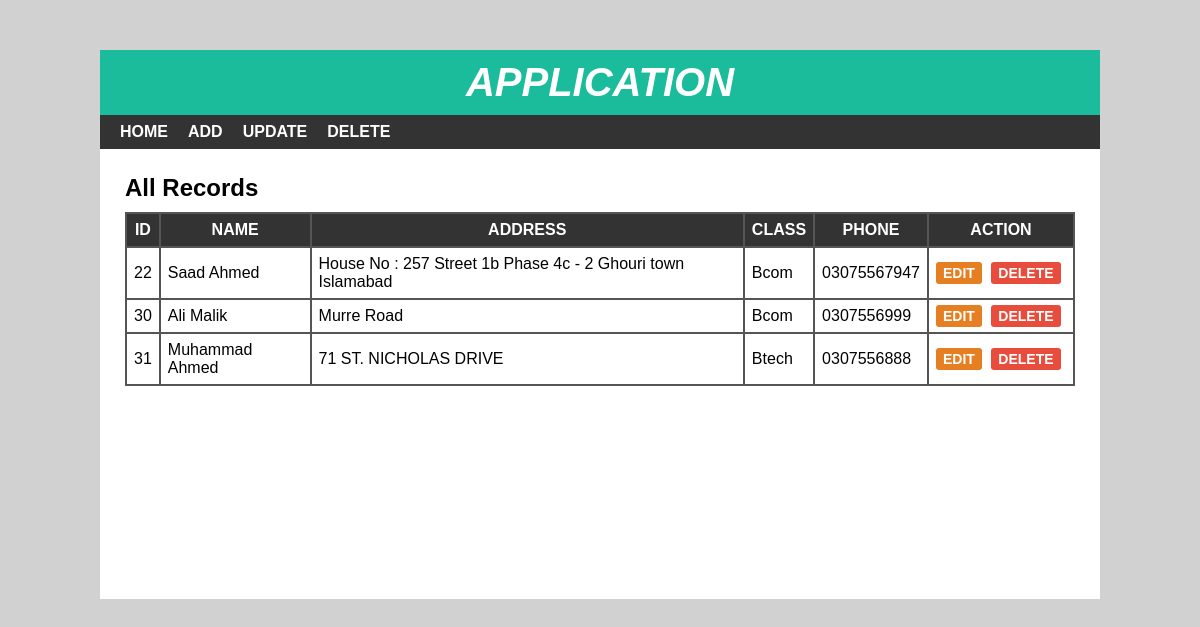
The page / on the database its author committed.
### tables this page shows
CREATE TABLE `student` (
  `sid` int(10) NOT NULL,
  `sname` varchar(30) NOT NULL,
  `saddress` varchar(100) NOT NULL,
  `sclass` int(12) NOT NULL,
  `sphone` varchar(13) NOT NULL
);

CREATE TABLE `studentclass` (
  `cid` int(11) NOT NULL,
  `cname` varchar(15) NOT NULL
);

### index.php (the view, shortened to what this page needs)
<?php
include 'header.php';
?>
<div id="main-content">
    <h2>All Records</h2>
    <?php
    include 'config.php';
    $sql = "SELECT * FROM student JOIN studentclass WHERE student.sclass = studentclass.cid";
    $result = mysqli_query($db, $sql) or die("Query Unsuccessful.");
    if(mysqli_num_rows($result) > 0){
    ?>
    <table cellpadding="7px">
        <thead>
            <th>Id</th>
            <th>Name</th>
            <th>Address</th>
            <th>Class</th>
            <th>Phone</th>
            <th>Action</th>
        </thead>
        <tbody>
            <?php
             while($row = mysqli_fetch_assoc($result)){
             ?>
            <tr>
                <td><?php echo $row['sid']; ?></td>
                <td><?php echo $row['sname']; ?></td>
                <td><?php echo $row['saddress']; ?></td>
                <td><?php echo $row['cname']; ?></td>
                <td><?php echo $row['sphone']; ?></td>
                <td>
                    <a href='edit.php?id=<?php echo $row['sid']; ?>'>Edit</a>
                    <a href='delete-inline.php?id=<?php echo $row['sid']; ?>'>Delete</a>
                </td>
            </tr>
        <?php } ?>
        </tbody>
    </table>
    <?php }
    else {
        echo "<h2>No Record Found</h2>";
    }
    ?>
</div>
</div>
</body>
</html>

### header.php (shortened to what this page needs)
<!DOCTYPE html>
<html lang="en">
<head>
  <link rel="stylesheet" href="css/style.css">
</head>
<body>
    <div id="wrapper">
        <div id="header">
            <h1>Application</h1>
        </div>
        <div id="menu">
            <ul>
                <li>
                    <a href="index.php">Home</a>
                </li>
                <li>
                    <a href="add.php">Add</a>
                </li>
                <li>
                    <a href="update.php">Update</a>
                </li>
                <li>
                    <a href="delete.php">Delete</a>
                </li>
            </ul>
        </div>

### style.css (style rules this page uses)
body { font:16px arial; margin: 0; padding: 0; background: #d1d1d1; }
#wrapper { width: 1000px; margin: 50px auto 0; background-color: #fff; }
#header { text-align: center; background-color: #1abc9c; padding: 10px; }
#header h1 { color: #fff; font-size: 40px; font-style: italic; font-weight: 700; text-transform: uppercase; margin: 0; }
#menu { background-color: #333; }
#menu ul { font-size: 0; padding: 0 10px; margin: 0; list-style: none; }
#menu ul li { display: inline-block; }
#menu ul li a { color: #fff; font-size: 16px; font-weight: 600; padding: 8px 10px; display: block; text-decoration: none; text-transform: uppercase; transition: all 0.3s ease; }
#main-content { padding: 25px; min-height: 400px; }
#main-content h2 { margin: 0 0 10px; text-transform: capitalize; }
#main-content table { width: 100%; background-color: #555; margin: 0 0 20px; }
#main-content table th { color: #fff; background-color: #333; text-transform: uppercase; }
#main-content table th:last-child { width: 130px; }
#main-content table td { background-color: #fff; }
#main-content table td a { font-size: 14px; font-weight: 600; text-transform: uppercase; padding: 3px 7px; color: #fff; background-color: #e67e22; text-decoration: none; border-radius: 3px; }
#main-content table td a:nth-child(2) { background-color: #e74c3c; margin: 0 0 0 5px; }

### rows shown on the page
student: sid "22", sname "Saad Ahmed", saddress "House No : 257 Street 1b Phase 4c - 2 Ghouri town Islamabad", studentclass.cname "Bcom", sphone "03075567947"
student: sid "30", sname "Ali Malik", saddress "Murre Road", studentclass.cname "Bcom", sphone "0307556999"
student: sid "31", sname "Muhammad Ahmed", saddress "71 ST. NICHOLAS DRIVE", studentclass.cname "Btech", sphone "0307556888"
